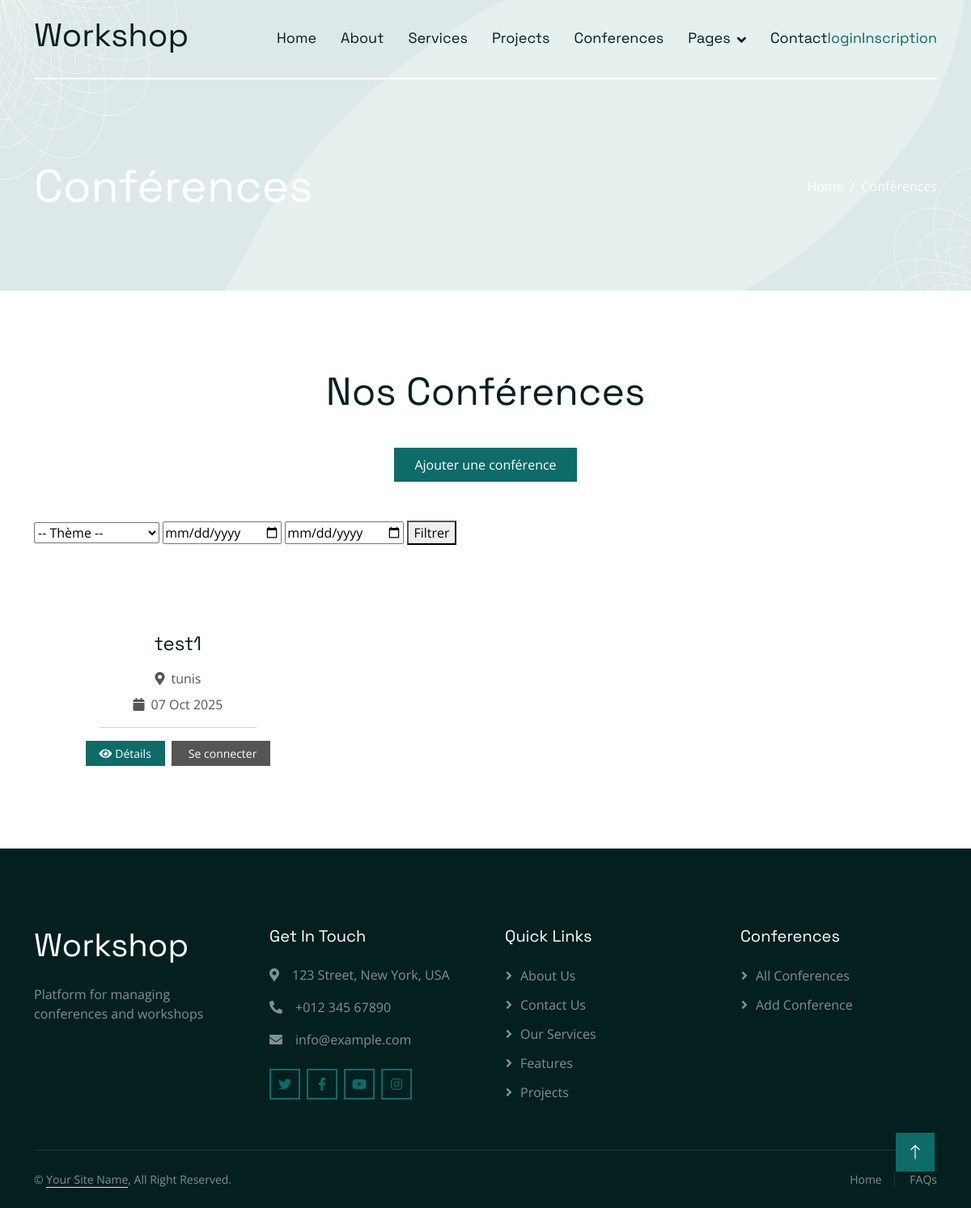
The page /conferences/liste/ on the database its author committed.
### ConferenceApp/models.py (models this page shows, shortened)
class conference(models.Model):
    conference_id=models.AutoField(primary_key=True)
    title=models.CharField(max_length=255)
    description=models.TextField(
        validators=[MinLengthValidator(limit_value=30,message="Description must be at least 30 characters long.")]
        )
    location=models.CharField(max_length=255)
    start_date=models.DateField()
    end_date=models.DateField()
    THEME_CHOICES = [
        ('CS&AI', 'Computer Science and Artificial Intelligence'),
        ('CS', 'Social Science'),
        ('DS', 'Data Science'),
    ]
    theme = models.CharField(max_length=255, choices=THEME_CHOICES, default='CS&AI')
    created_at=models.DateTimeField(auto_now_add=True)
    updated_at=models.DateTimeField(auto_now=True)

### ConferenceApp/views.py (the view)
# urls.py: path('liste/', ConferenceList.as_view(), name='conference_liste'),
class ConferenceList(ListView):
    model = conference
    context_object_name = 'liste'
    ordering = ['start_date']
    template_name = 'conference/liste.html'

### ConferenceApp/Templates/Conference/liste.html (shortened to what this page needs)
{% extends "base.html" %}
{% load static %}
{% block content %}
<div class="container-fluid pb-5 bg-primary hero-header mb-5">
    <div class="container py-5">
        <div class="row g-3 align-items-center">
            <div class="col-lg-6 text-center text-lg-start">
                <h1 class="display-4 text-white mb-0 animated slideInLeft">Conférences</h1>
            </div>
            <div class="col-lg-6 animated slideInRight">
                <nav aria-label="breadcrumb">
                    <ol class="breadcrumb justify-content-center justify-content-lg-end mb-0">
                        <li class="breadcrumb-item"><a href="{% url 'index' %}" class="text-white">Home</a></li>
                        <li class="breadcrumb-item text-white active" aria-current="page">Conférences</li>
                    </ol>
                </nav>
            </div>
        </div>
    </div>
</div>
<div class="container-fluid py-5">
    <div class="container">
        <div class="text-center mx-auto mb-5 wow fadeInUp" data-wow-delay="0.1s" style="max-width: 600px;">
            <h1 class="display-5 mb-4">Nos Conférences</h1>
            <a href="{% url 'conference_add' %}" class="btn btn-primary py-2 px-4 mt-3">Ajouter une conférence</a>
        </div>
        <form method="get" action="{% url 'filter_conferences' %}">
            <select name="theme">
                <option value="">-- Thème --</option>
            </select>
            <input type="date" name="start_date">
            <input type="date" name="end_date">
            <button type="submit">Filtrer</button>
        </form>
        <div class="row g-4">
            {% for c in liste %}
            <div class="col-lg-4 col-md-6 wow fadeInUp" data-wow-delay="0.1s">
                <div class="service-item d-flex flex-column h-100">
                    <div class="service-text text-center rounded p-4">
                        <div class="btn-square rounded-circle mx-auto mb-3">
                            <i class="fa fa-calendar fa-3x text-white"></i>
                        </div>
                        <h4 class="mb-3">{{ c.title }}</h4>
                        <p class="mb-2"><i class="fa fa-map-marker-alt me-2"></i>{{ c.location }}</p>
                        <p class="mb-2"><i class="fa fa-calendar me-2"></i>{{ c.start_date|date:"d M Y" }}</p>
                        <hr class="w-75 mx-auto">
                        <div class="d-flex justify-content-center gap-2 mt-3">
                            <a href="{% url 'conference_detail' c.pk %}" class="btn btn-sm btn-primary px-3">
                                <i class="fa fa-eye me-1"></i>Détails
                            </a>
                            {% if user.is_authenticated %}
                            <a href="{% url 'submission_list' c.pk %}" class="btn btn-sm btn-secondary px-3">
                                <i class="fa fa-list me-1"></i>Mes soumissions
                            </a>
                            {% else %}
                            <a href="{% url 'login' %}?next={% url 'submission_list' c.pk %}" class="btn btn-sm btn-secondary px-3">
                                Se connecter
                            </a>
                            {% endif %}
                        </div>
                    </div>
                </div>
            </div>
            {% endfor %}
        </div>
    </div>
</div>
{% endblock %}

### Workshop/static/css/style.css (style rules this page uses)
.btn { transition: .5s; }
.btn-square { width: 38px; height: 38px; }
.btn-square, .btn-sm-square, .btn-lg-square { padding: 0; display: flex; align-items: center; justify-content: center; font-weight: normal; }
.hero-header { margin-top: -100px; padding-top: 150px; background: url(../img/hero-bg.jpg) top center no-repeat; background-size: cover; }
.hero-header .breadcrumb-item+.breadcrumb-item::before { color: var(--light); }
.service-item { position: relative; padding: 30px 25px; transition: .5s; }

### rows shown on the page
conference: title "test1", location "tunis", start_date "07 Oct 2025"
